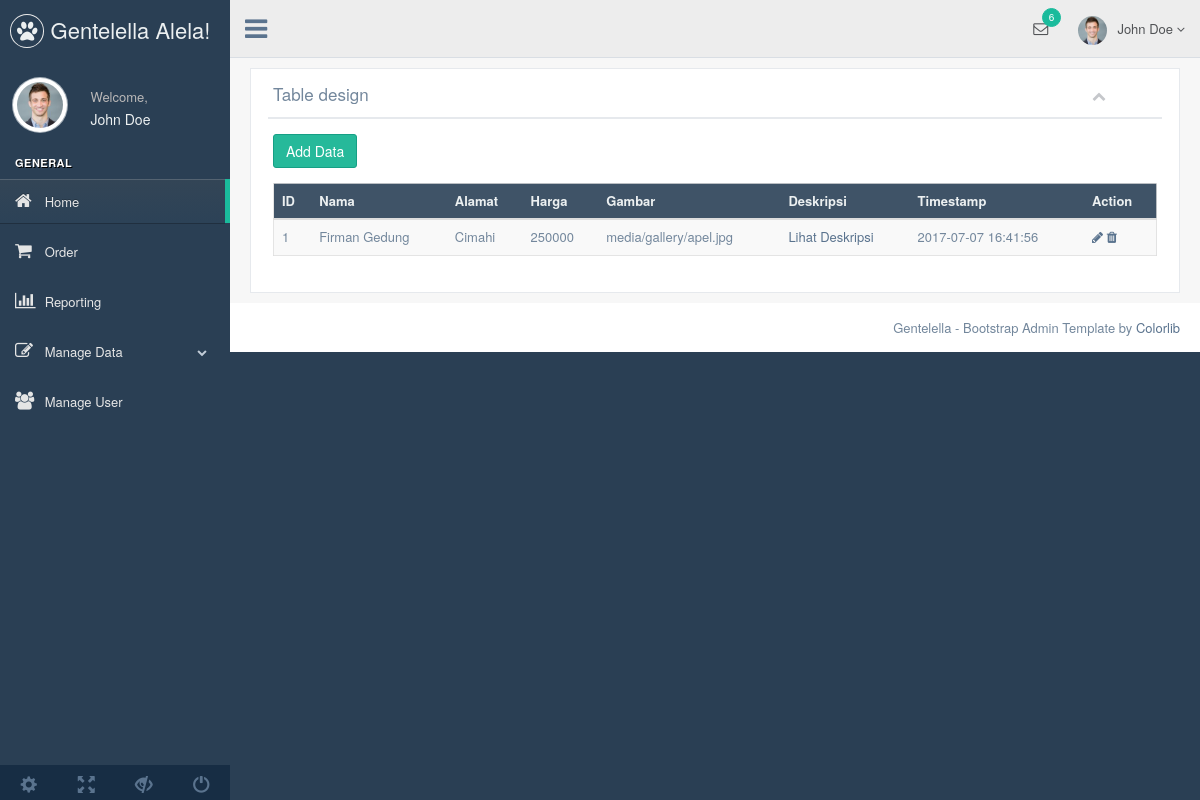
/admin/index.php?menu=gedung (signed in), run on an earlier commit of the app's database.
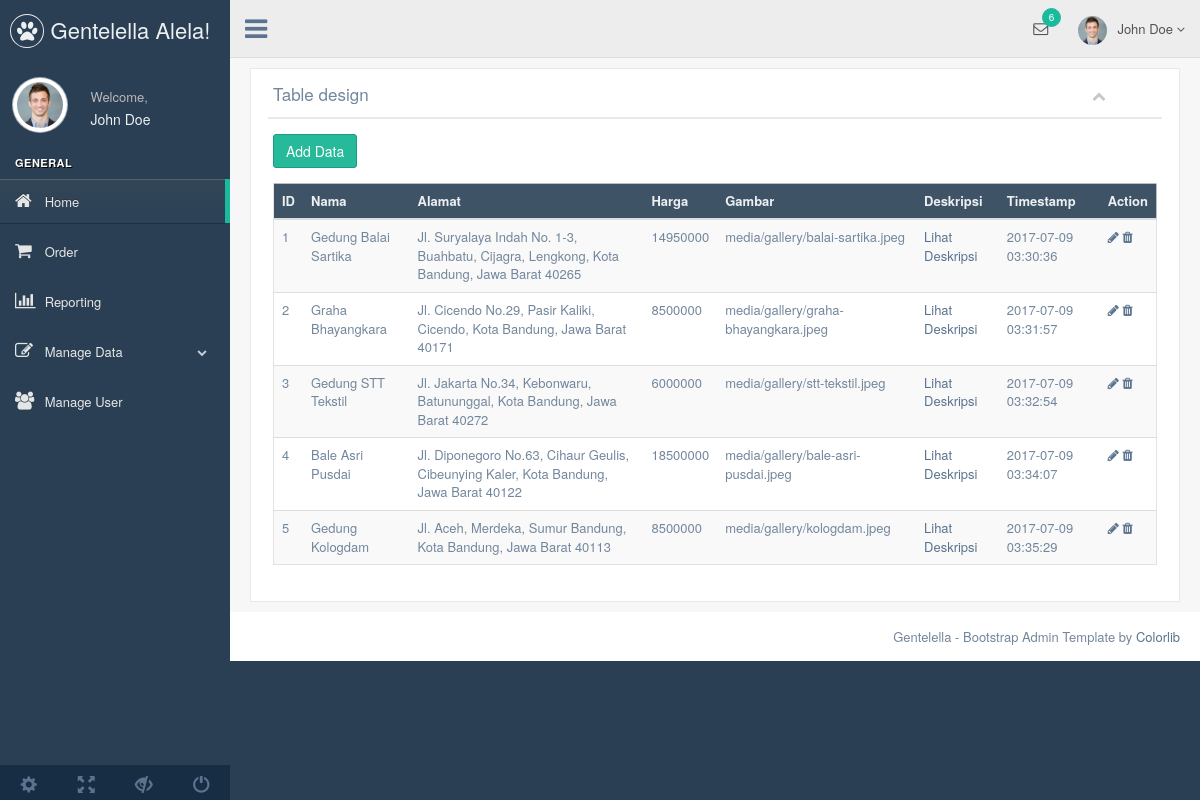
And on a later commit of the database.
### tables this page shows
CREATE TABLE `gedung` (
  `id` int(11) NOT NULL,
  `name` varchar(255) NOT NULL,
  `price` int(11) NOT NULL,
  `image` varchar(255) NOT NULL,
  `address` varchar(255) NOT NULL,
  `description` text NOT NULL,
  `create_date` timestamp NOT NULL DEFAULT CURRENT_TIMESTAMP ON UPDATE CURRENT_TIMESTAMP
);

### admin/gedung.php (the view, shortened to what this page needs)
<div class="row">
  <div class="col-md-12 col-sm-12 col-xs-12">
    <div class="x_panel">
      <div class="x_title">
        <h2>Table design <small>Custom design</small></h2>
        <ul class="nav navbar-right panel_toolbox">
          <li><a class="collapse-link"><i class="fa fa-chevron-up"></i></a></li>
        </ul>
        <div class="clearfix"></div>
      </div>
      <div class="x_content">
        <p><a href="#" class="btn btn-success" data-target="#ModalAdd" data-toggle="modal">Add Data</a></p>
        <div class="table-responsive">
          <table class="table table-striped jambo_table bulk_action">
            <thead>
              <tr class="headings">
                <th class="column-title">ID</th>
                <th class="column-title">Nama</th>
                <th class="column-title">Alamat</th>
                <th class="column-title">Harga</th>
                <th class="column-title">Gambar</th>
                <th class="column-title">Deskripsi</th>
                <th class="column-title">Timestamp</th>
                <th class="column-title no-link last"><span class="nobr">Action</span></th>
              </tr>
            </thead>
            <tbody>
              <?php
                include "koneksi.php";
                $tbname="gedung";
                $modal=mysqli_query($connection, "SELECT * FROM $tbname");
                while($r=mysqli_fetch_array($modal)){
              ?>
                <tr class="even pointer">
                    <td><?php echo $r['id']; ?></td>
                    <td><?php echo $r['name']; ?></td>
                    <td><?php echo $r['address']; ?></td>
                    <td><?php echo $r['price']; ?></td>
                    <td><?php echo $r['image']; ?></td>
                    <td><a href="#" data-target="#ModalDesc<?php echo $r['id']; ?>" data-toggle="modal">Lihat Deskripsi</a></td>
                    <td><?php echo $r['create_date']; ?></td>
                    <td>
                       <a href="#" class='open_modal' id='<?php echo $r['id']; ?>' tbname="<?php echo $tbname; ?>"><i class="fa fa-pencil"></i></a>
                       <a href="#" onclick="confirm_modal('delete_data.php?id=<?php echo $r['id']; ?>&amp;tbname=<?php echo $tbname; ?>');"><i class="fa fa-trash"></i></a>
                    </td>
                </tr>
              <?php } ?>
        </tbody>
        </table>
        </div>
      </div>
    </div>
  </div>
</div>

What changed in the data, as far as the page shows it:
changed gedung id 1: name "Firman Gedung" → "Gedung Balai Sartika"; address "Cimahi" → "Jl. Suryalaya Indah No. 1-3, Buahbatu, Cijagra, Lengkong, Kota Bandung, Jawa Barat 40265"; price "250000" → "14950000"; image "media/gallery/apel.jpg" → "media/gallery/balai-sartika.jpeg"; create_date "2017-07-07 16:41:56" → "2017-07-09 03:30:36"
added gedung: id "2", name "Graha Bhayangkara", address "Jl. Cicendo No.29, Pasir Kaliki, Cicendo, Kota Bandung, Jawa Barat 40171", price "8500000", image "media/gallery/graha-bhayangkara.jpeg", create_date "2017-07-09 03:31:57"
added gedung: id "3", name "Gedung STT Tekstil", address "Jl. Jakarta No.34, Kebonwaru, Batununggal, Kota Bandung, Jawa Barat 40272", price "6000000", image "media/gallery/stt-tekstil.jpeg", create_date "2017-07-09 03:32:54"
added gedung: id "4", name "Bale Asri Pusdai", address "Jl. Diponegoro No.63, Cihaur Geulis, Cibeunying Kaler, Kota Bandung, Jawa Barat 40122", price "18500000", image "media/gallery/bale-asri-pusdai.jpeg", create_date "2017-07-09 03:34:07"
added gedung: id "5", name "Gedung Kologdam", address "Jl. Aceh, Merdeka, Sumur Bandung, Kota Bandung, Jawa Barat 40113", price "8500000", image "media/gallery/kologdam.jpeg", create_date "2017-07-09 03:35:29"
